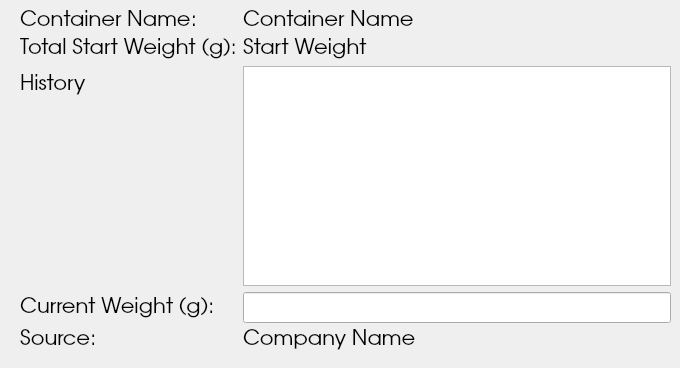
<?xml version="1.0" encoding="UTF-8"?>
<ui version="4.0">
 <class>Dialog</class>
 <widget class="QDialog" name="Dialog">
  <property name="geometry">
   <rect>
    <x>0</x>
    <y>0</y>
    <width>680</width>
    <height>368</height>
   </rect>
  </property>
  <property name="windowTitle">
   <string>Dialog</string>
  </property>
  <widget class="QWidget" name="formLayoutWidget">
   <property name="geometry">
    <rect>
     <x>20</x>
     <y>10</y>
     <width>651</width>
     <height>341</height>
    </rect>
   </property>
   <property name="font">
    <font>
     <family>URW Gothic L</family>
     <pointsize>16</pointsize>
    </font>
   </property>
   <layout class="QFormLayout" name="formLayout">
    <item row="0" column="0">
     <widget class="QLabel" name="label">
      <property name="font">
       <font>
        <family>URW Gothic L</family>
        <pointsize>16</pointsize>
       </font>
      </property>
      <property name="text">
       <string>Container Name:</string>
      </property>
     </widget>
    </item>
    <item row="1" column="0">
     <widget class="QLabel" name="label_2">
      <property name="font">
       <font>
        <family>URW Gothic L</family>
        <pointsize>16</pointsize>
       </font>
      </property>
      <property name="text">
       <string>Total Start Weight (g):</string>
      </property>
     </widget>
    </item>
    <item row="2" column="0">
     <widget class="QLabel" name="label_3">
      <property name="font">
       <font>
        <family>URW Gothic L</family>
        <pointsize>16</pointsize>
       </font>
      </property>
      <property name="text">
       <string>History</string>
      </property>
     </widget>
    </item>
    <item row="3" column="0">
     <widget class="QLabel" name="label_4">
      <property name="font">
       <font>
        <family>URW Gothic L</family>
        <pointsize>16</pointsize>
       </font>
      </property>
      <property name="text">
       <string>Current Weight (g):</string>
      </property>
     </widget>
    </item>
    <item row="4" column="0">
     <widget class="QLabel" name="label_5">
      <property name="font">
       <font>
        <family>URW Gothic L</family>
        <pointsize>16</pointsize>
       </font>
      </property>
      <property name="text">
       <string>Source:</string>
      </property>
     </widget>
    </item>
    <item row="0" column="1">
     <widget class="QLabel" name="labelContainerName">
      <property name="font">
       <font>
        <family>URW Gothic L</family>
        <pointsize>16</pointsize>
       </font>
      </property>
      <property name="text">
       <string>Container Name</string>
      </property>
     </widget>
    </item>
    <item row="1" column="1">
     <widget class="QLabel" name="labelStartWeight">
      <property name="font">
       <font>
        <family>URW Gothic L</family>
        <pointsize>16</pointsize>
       </font>
      </property>
      <property name="text">
       <string>Start Weight</string>
      </property>
     </widget>
    </item>
    <item row="3" column="1">
     <widget class="QLineEdit" name="lineCurrentWeight">
      <property name="font">
       <font>
        <family>URW Gothic L</family>
        <pointsize>16</pointsize>
       </font>
      </property>
     </widget>
    </item>
    <item row="4" column="1">
     <widget class="QLabel" name="labelCompanyName">
      <property name="font">
       <font>
        <family>URW Gothic L</family>
        <pointsize>16</pointsize>
       </font>
      </property>
      <property name="text">
       <string>Company Name</string>
      </property>
     </widget>
    </item>
    <item row="2" column="1">
     <widget class="QListWidget" name="listHistory">
      <property name="font">
       <font>
        <family>Droid Sans</family>
        <pointsize>10</pointsize>
        <weight>75</weight>
        <bold>true</bold>
       </font>
      </property>
     </widget>
    </item>
   </layout>
  </widget>
 </widget>
 <resources/>
 <connections/>
</ui>
